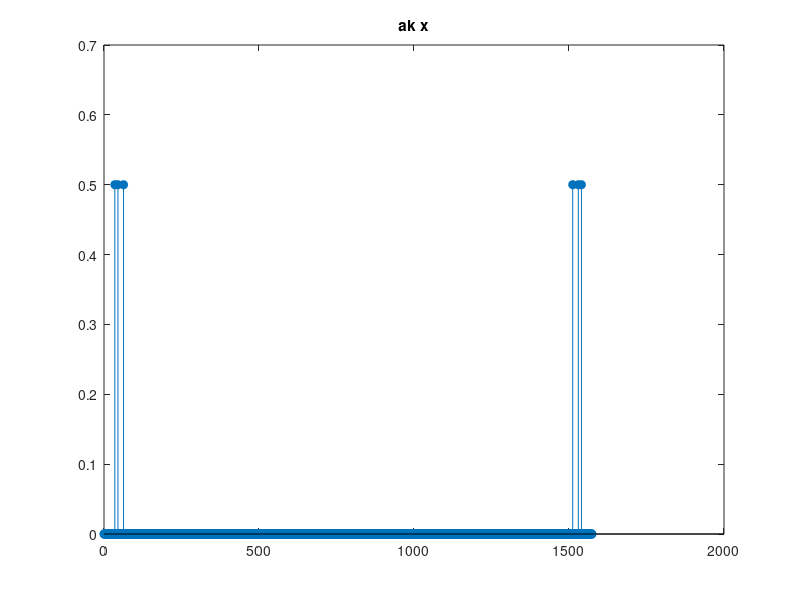

Source code (MATLAB):
clc, clear, close
% Valores a alterar
n1 = 25; 
n2 = 35;
n3 = 45;
% Angulos
ang1 = 2*pi/n1;
ang2 = 2*pi/n2;
ang3 = 2*pi/n3;
% Periodo e Dimensão
N = lcm(lcm(n1, n2),n3);
n=0:N-1;
% Função
x = cos(ang1*n) + sin(ang2*n) + cos(ang3*n);
% Calculo dos aks
akx = fft(x)/N;
% Plot do grafico
stem(n,abs(akx),'filled'); title('ak x');
% Para calcularmos os harmonicos
disp('Harmonicos:')
disp(N/n1),disp(N/n2), disp(N/n3)